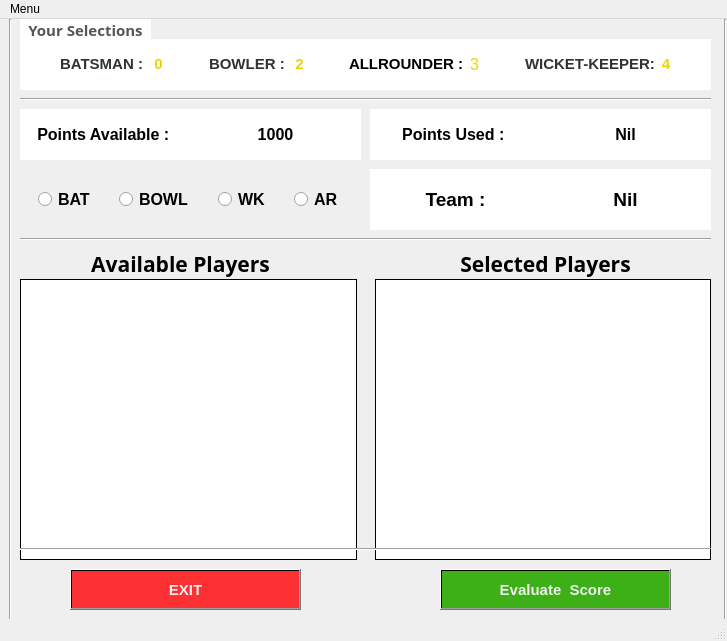
<?xml version="1.0" encoding="UTF-8"?>
<ui version="4.0">
 <class>MainWindow</class>
 <widget class="QMainWindow" name="MainWindow">
  <property name="geometry">
   <rect>
    <x>0</x>
    <y>0</y>
    <width>727</width>
    <height>641</height>
   </rect>
  </property>
  <property name="maximumSize">
   <size>
    <width>730</width>
    <height>16777215</height>
   </size>
  </property>
  <property name="windowTitle">
   <string>MainWindow</string>
  </property>
  <property name="styleSheet">
   <string notr="true"/>
  </property>
  <widget class="QWidget" name="centralwidget">
   <widget class="QWidget" name="horizontalWidget" native="true">
    <property name="geometry">
     <rect>
      <x>20</x>
      <y>20</y>
      <width>691</width>
      <height>51</height>
     </rect>
    </property>
    <property name="styleSheet">
     <string notr="true">background-color: qlineargradient(spread:reflect, x1:0, y1:0, x2:0.983, y2:1, stop:0 rgba(255, 255, 255, 255));
border-color: qlineargradient(spread:reflect, x1:0.311316, y1:0.375, x2:0.658, y2:0.693, stop:0.603448 rgba(0, 0, 0, 230));</string>
    </property>
    <layout class="QHBoxLayout" name="horizontalLayout">
     <item>
      <spacer name="horizontalSpacer">
       <property name="orientation">
        <enum>Qt::Horizontal</enum>
       </property>
       <property name="sizeHint" stdset="0">
        <size>
         <width>18</width>
         <height>20</height>
        </size>
       </property>
      </spacer>
     </item>
     <item>
      <widget class="QLabel" name="label">
       <property name="text">
        <string>&lt;html&gt;&lt;head/&gt;&lt;body&gt;&lt;p align=&quot;justify&quot;&gt;&lt;span style=&quot; font-size:11pt; font-weight:600; color:#2e3436;&quot;&gt;BATSMAN : &lt;/span&gt;&lt;/p&gt;&lt;/body&gt;&lt;/html&gt;</string>
       </property>
      </widget>
     </item>
     <item>
      <widget class="QLabel" name="label_10">
       <property name="text">
        <string>&lt;html&gt;&lt;head/&gt;&lt;body&gt;&lt;p align=&quot;center&quot;&gt;&lt;span style=&quot; font-size:11pt; font-weight:600; color:#edd400;&quot;&gt;0&lt;/span&gt;&lt;/p&gt;&lt;/body&gt;&lt;/html&gt;</string>
       </property>
      </widget>
     </item>
     <item>
      <spacer name="horizontalSpacer_10">
       <property name="orientation">
        <enum>Qt::Horizontal</enum>
       </property>
       <property name="sizeHint" stdset="0">
        <size>
         <width>5</width>
         <height>20</height>
        </size>
       </property>
      </spacer>
     </item>
     <item>
      <widget class="QLabel" name="label_4">
       <property name="text">
        <string>&lt;html&gt;&lt;head/&gt;&lt;body&gt;&lt;p align=&quot;justify&quot;&gt;&lt;span style=&quot; font-size:11pt; font-weight:600; color:#2e3436;&quot;&gt;BOWLER : &lt;/span&gt;&lt;/p&gt;&lt;/body&gt;&lt;/html&gt;</string>
       </property>
      </widget>
     </item>
     <item>
      <widget class="QLabel" name="label_9">
       <property name="text">
        <string>&lt;html&gt;&lt;head/&gt;&lt;body&gt;&lt;p align=&quot;center&quot;&gt;&lt;span style=&quot; font-size:11pt; font-weight:600; color:#edd400;&quot;&gt;2&lt;/span&gt;&lt;/p&gt;&lt;/body&gt;&lt;/html&gt;</string>
       </property>
      </widget>
     </item>
     <item>
      <spacer name="horizontalSpacer_9">
       <property name="orientation">
        <enum>Qt::Horizontal</enum>
       </property>
       <property name="sizeHint" stdset="0">
        <size>
         <width>5</width>
         <height>20</height>
        </size>
       </property>
      </spacer>
     </item>
     <item>
      <widget class="QLabel" name="label_5">
       <property name="text">
        <string>&lt;html&gt;&lt;head/&gt;&lt;body&gt;&lt;p align=&quot;justify&quot;&gt;&lt;span style=&quot; font-size:11pt; font-weight:600;&quot;&gt;ALLROUNDER :&lt;/span&gt;&lt;/p&gt;&lt;/body&gt;&lt;/html&gt;</string>
       </property>
      </widget>
     </item>
     <item>
      <widget class="QLabel" name="label_8">
       <property name="text">
        <string>&lt;html&gt;&lt;head/&gt;&lt;body&gt;&lt;p align=&quot;center&quot;&gt;&lt;span style=&quot; font-size:12pt; color:#edd400;&quot;&gt;3&lt;/span&gt;&lt;/p&gt;&lt;/body&gt;&lt;/html&gt;</string>
       </property>
      </widget>
     </item>
     <item>
      <spacer name="horizontalSpacer_8">
       <property name="orientation">
        <enum>Qt::Horizontal</enum>
       </property>
       <property name="sizeHint" stdset="0">
        <size>
         <width>5</width>
         <height>20</height>
        </size>
       </property>
      </spacer>
     </item>
     <item>
      <widget class="QLabel" name="label_6">
       <property name="styleSheet">
        <string notr="true">font: 75 9pt &quot;Open Sans&quot;;</string>
       </property>
       <property name="text">
        <string>&lt;html&gt;&lt;head/&gt;&lt;body&gt;&lt;p&gt;&lt;span style=&quot; font-size:11pt; font-weight:600; color:#2e3436;&quot;&gt;WICKET-KEEPER:&lt;/span&gt;&lt;/p&gt;&lt;/body&gt;&lt;/html&gt;</string>
       </property>
      </widget>
     </item>
     <item>
      <widget class="QLabel" name="label_7">
       <property name="text">
        <string>&lt;html&gt;&lt;head/&gt;&lt;body&gt;&lt;p align=&quot;center&quot;&gt;&lt;span style=&quot; font-size:11pt; font-weight:600; color:#edd400;&quot;&gt;4&lt;/span&gt;&lt;/p&gt;&lt;/body&gt;&lt;/html&gt;</string>
       </property>
      </widget>
     </item>
     <item>
      <spacer name="horizontalSpacer_2">
       <property name="orientation">
        <enum>Qt::Horizontal</enum>
       </property>
       <property name="sizeHint" stdset="0">
        <size>
         <width>18</width>
         <height>20</height>
        </size>
       </property>
      </spacer>
     </item>
    </layout>
   </widget>
   <widget class="QWidget" name="horizontalLayoutWidget_2">
    <property name="geometry">
     <rect>
      <x>20</x>
      <y>260</y>
      <width>691</width>
      <height>281</height>
     </rect>
    </property>
    <layout class="QHBoxLayout" name="horizontalLayout_3">
     <item>
      <widget class="QListWidget" name="list_1">
       <property name="font">
        <font>
         <family>Ubuntu</family>
         <pointsize>12</pointsize>
         <weight>75</weight>
         <bold>true</bold>
        </font>
       </property>
       <property name="styleSheet">
        <string notr="true">border-color: qlineargradient(spread:reflect, x1:0.311316, y1:0.375, x2:0.658, y2:0.693, stop:0.603448 rgba(0, 0, 26, 255));
background-color: qlineargradient(spread:reflect, x1:0, y1:0, x2:0.983, y2:1, stop:0 rgba(255, 255, 255, 255));</string>
       </property>
      </widget>
     </item>
     <item>
      <widget class="Line" name="line">
       <property name="orientation">
        <enum>Qt::Horizontal</enum>
       </property>
      </widget>
     </item>
     <item>
      <widget class="Line" name="line_2">
       <property name="orientation">
        <enum>Qt::Horizontal</enum>
       </property>
      </widget>
     </item>
     <item>
      <widget class="QListWidget" name="list_2">
       <property name="font">
        <font>
         <family>Ubuntu</family>
         <pointsize>12</pointsize>
         <weight>75</weight>
         <bold>true</bold>
        </font>
       </property>
       <property name="styleSheet">
        <string notr="true">border-color: qlineargradient(spread:reflect, x1:0.311316, y1:0.375, x2:0.658, y2:0.693, stop:0.603448 rgba(0, 0, 26, 255));
background-color: qlineargradient(spread:reflect, x1:0, y1:0, x2:0.983, y2:1, stop:0 rgba(255, 255, 255, 255));</string>
       </property>
      </widget>
     </item>
    </layout>
   </widget>
   <widget class="QLabel" name="label_14">
    <property name="geometry">
     <rect>
      <x>190</x>
      <y>90</y>
      <width>171</width>
      <height>51</height>
     </rect>
    </property>
    <property name="font">
     <font>
      <family>Ubuntu</family>
      <pointsize>12</pointsize>
      <weight>75</weight>
      <bold>true</bold>
     </font>
    </property>
    <property name="styleSheet">
     <string notr="true">background-color: rgb(238, 238, 236);
background-color: qlineargradient(spread:reflect, x1:0, y1:0, x2:0.983, y2:1, stop:0 rgba(255, 255, 255, 255));
padding: 0px 0px 0px 0px;</string>
    </property>
    <property name="text">
     <string>&lt;html&gt;&lt;head/&gt;&lt;body&gt;&lt;p align=&quot;center&quot;&gt;1000&lt;/p&gt;&lt;/body&gt;&lt;/html&gt;</string>
    </property>
   </widget>
   <widget class="QLabel" name="label_11">
    <property name="geometry">
     <rect>
      <x>20</x>
      <y>90</y>
      <width>171</width>
      <height>51</height>
     </rect>
    </property>
    <property name="font">
     <font>
      <family>Ubuntu</family>
      <pointsize>12</pointsize>
      <weight>75</weight>
      <bold>true</bold>
     </font>
    </property>
    <property name="styleSheet">
     <string notr="true">background-color: rgb(238, 238, 236);
background-color: qlineargradient(spread:reflect, x1:0, y1:0, x2:0.983, y2:1, stop:0 rgba(255, 255, 255, 255));</string>
    </property>
    <property name="text">
     <string>&lt;html&gt;&lt;head/&gt;&lt;body&gt;&lt;p align=&quot;center&quot;&gt;&lt;span style=&quot; font-size:12pt; font-weight:600;&quot;&gt;Points Available : &lt;/span&gt;&lt;/p&gt;&lt;/body&gt;&lt;/html&gt;</string>
    </property>
   </widget>
   <widget class="QLabel" name="label_15">
    <property name="geometry">
     <rect>
      <x>540</x>
      <y>90</y>
      <width>171</width>
      <height>51</height>
     </rect>
    </property>
    <property name="font">
     <font>
      <family>Ubuntu</family>
      <pointsize>12</pointsize>
      <weight>75</weight>
      <bold>true</bold>
     </font>
    </property>
    <property name="styleSheet">
     <string notr="true">background-color: rgb(238, 238, 236);
background-color: qlineargradient(spread:reflect, x1:0, y1:0, x2:0.983, y2:1, stop:0 rgba(255, 255, 255, 255));
padding: 0px 0px 0px 0px;</string>
    </property>
    <property name="text">
     <string>&lt;html&gt;&lt;head/&gt;&lt;body&gt;&lt;p align=&quot;center&quot;&gt;Nil&lt;/p&gt;&lt;/body&gt;&lt;/html&gt;</string>
    </property>
   </widget>
   <widget class="QLabel" name="label_12">
    <property name="geometry">
     <rect>
      <x>370</x>
      <y>90</y>
      <width>171</width>
      <height>51</height>
     </rect>
    </property>
    <property name="font">
     <font>
      <family>Ubuntu</family>
      <pointsize>12</pointsize>
      <weight>75</weight>
      <bold>true</bold>
     </font>
    </property>
    <property name="styleSheet">
     <string notr="true">background-color: rgb(238, 238, 236);
background-color: qlineargradient(spread:reflect, x1:0, y1:0, x2:0.983, y2:1, stop:0 rgba(255, 255, 255, 255));</string>
    </property>
    <property name="text">
     <string>&lt;html&gt;&lt;head/&gt;&lt;body&gt;&lt;p align=&quot;center&quot;&gt;&lt;span style=&quot; font-size:12pt; font-weight:600;&quot;&gt;Points Used : &lt;/span&gt;&lt;/p&gt;&lt;/body&gt;&lt;/html&gt;</string>
    </property>
   </widget>
   <widget class="QLabel" name="label_13">
    <property name="geometry">
     <rect>
      <x>370</x>
      <y>150</y>
      <width>171</width>
      <height>61</height>
     </rect>
    </property>
    <property name="font">
     <font>
      <family>Ubuntu</family>
      <pointsize>14</pointsize>
      <weight>75</weight>
      <bold>true</bold>
     </font>
    </property>
    <property name="styleSheet">
     <string notr="true">background-color: qlineargradient(spread:reflect, x1:0, y1:0, x2:0.983, y2:1, stop:0 rgba(255, 255, 255, 255));</string>
    </property>
    <property name="text">
     <string>&lt;html&gt;&lt;head/&gt;&lt;body&gt;&lt;p align=&quot;center&quot;&gt;Team  :&lt;/p&gt;&lt;/body&gt;&lt;/html&gt;</string>
    </property>
   </widget>
   <widget class="QLabel" name="label_16">
    <property name="geometry">
     <rect>
      <x>540</x>
      <y>150</y>
      <width>171</width>
      <height>61</height>
     </rect>
    </property>
    <property name="font">
     <font>
      <family>Ubuntu</family>
      <pointsize>14</pointsize>
      <weight>75</weight>
      <bold>true</bold>
     </font>
    </property>
    <property name="styleSheet">
     <string notr="true">background-color: qlineargradient(spread:reflect, x1:0, y1:0, x2:0.983, y2:1, stop:0 rgba(255, 255, 255, 255));</string>
    </property>
    <property name="text">
     <string>&lt;html&gt;&lt;head/&gt;&lt;body&gt;&lt;p align=&quot;center&quot;&gt;Nil&lt;/p&gt;&lt;/body&gt;&lt;/html&gt;</string>
    </property>
   </widget>
   <widget class="Line" name="line_3">
    <property name="geometry">
     <rect>
      <x>20</x>
      <y>70</y>
      <width>691</width>
      <height>20</height>
     </rect>
    </property>
    <property name="orientation">
     <enum>Qt::Horizontal</enum>
    </property>
   </widget>
   <widget class="Line" name="line_4">
    <property name="geometry">
     <rect>
      <x>20</x>
      <y>210</y>
      <width>691</width>
      <height>20</height>
     </rect>
    </property>
    <property name="orientation">
     <enum>Qt::Horizontal</enum>
    </property>
   </widget>
   <widget class="QWidget" name="verticalLayoutWidget">
    <property name="geometry">
     <rect>
      <x>20</x>
      <y>150</y>
      <width>341</width>
      <height>61</height>
     </rect>
    </property>
    <layout class="QHBoxLayout" name="horizontalLayout_2">
     <item>
      <spacer name="horizontalSpacer_3">
       <property name="orientation">
        <enum>Qt::Horizontal</enum>
       </property>
       <property name="sizeHint" stdset="0">
        <size>
         <width>40</width>
         <height>20</height>
        </size>
       </property>
      </spacer>
     </item>
     <item>
      <widget class="QRadioButton" name="rb1">
       <property name="font">
        <font>
         <family>Ubuntu</family>
         <pointsize>12</pointsize>
         <weight>75</weight>
         <bold>true</bold>
        </font>
       </property>
       <property name="styleSheet">
        <string notr="true">color: qlineargradient(spread:reflect, x1:0, y1:0, x2:0.983, y2:1, stop:0 rgba(255, 255, 255, 255));
color: rgb(0, 0, 0);</string>
       </property>
       <property name="text">
        <string>BAT</string>
       </property>
      </widget>
     </item>
     <item>
      <spacer name="horizontalSpacer_11">
       <property name="orientation">
        <enum>Qt::Horizontal</enum>
       </property>
       <property name="sizeHint" stdset="0">
        <size>
         <width>40</width>
         <height>20</height>
        </size>
       </property>
      </spacer>
     </item>
     <item>
      <widget class="QRadioButton" name="rb2">
       <property name="font">
        <font>
         <family>Ubuntu</family>
         <pointsize>12</pointsize>
         <weight>75</weight>
         <bold>true</bold>
        </font>
       </property>
       <property name="styleSheet">
        <string notr="true"/>
       </property>
       <property name="text">
        <string>BOWL</string>
       </property>
      </widget>
     </item>
     <item>
      <spacer name="horizontalSpacer_12">
       <property name="orientation">
        <enum>Qt::Horizontal</enum>
       </property>
       <property name="sizeHint" stdset="0">
        <size>
         <width>40</width>
         <height>20</height>
        </size>
       </property>
      </spacer>
     </item>
     <item>
      <widget class="QRadioButton" name="rb3">
       <property name="font">
        <font>
         <family>Ubuntu</family>
         <pointsize>12</pointsize>
         <weight>75</weight>
         <bold>true</bold>
        </font>
       </property>
       <property name="styleSheet">
        <string notr="true"/>
       </property>
       <property name="text">
        <string>WK</string>
       </property>
      </widget>
     </item>
     <item>
      <spacer name="horizontalSpacer_13">
       <property name="orientation">
        <enum>Qt::Horizontal</enum>
       </property>
       <property name="sizeHint" stdset="0">
        <size>
         <width>40</width>
         <height>20</height>
        </size>
       </property>
      </spacer>
     </item>
     <item>
      <widget class="QRadioButton" name="rb4">
       <property name="font">
        <font>
         <family>Ubuntu</family>
         <pointsize>12</pointsize>
         <weight>75</weight>
         <bold>true</bold>
        </font>
       </property>
       <property name="styleSheet">
        <string notr="true"/>
       </property>
       <property name="text">
        <string>AR</string>
       </property>
      </widget>
     </item>
     <item>
      <spacer name="horizontalSpacer_4">
       <property name="orientation">
        <enum>Qt::Horizontal</enum>
       </property>
       <property name="sizeHint" stdset="0">
        <size>
         <width>40</width>
         <height>20</height>
        </size>
       </property>
      </spacer>
     </item>
    </layout>
    <zorder>rb2</zorder>
    <zorder>rb3</zorder>
    <zorder>rb4</zorder>
    <zorder>rb1</zorder>
   </widget>
   <widget class="QPushButton" name="pb_2">
    <property name="geometry">
     <rect>
      <x>440</x>
      <y>550</y>
      <width>231</width>
      <height>41</height>
     </rect>
    </property>
    <property name="font">
     <font>
      <family>Ubuntu</family>
      <pointsize>11</pointsize>
      <weight>75</weight>
      <bold>true</bold>
     </font>
    </property>
    <property name="styleSheet">
     <string notr="true">background-color: qlineargradient(spread:reflect, x1:0.311316, y1:0.375, x2:0.658, y2:0.693, stop:0.603448 rgba(42, 169, 0, 230));
color: rgb(238, 238, 236);</string>
    </property>
    <property name="text">
     <string>Evaluate  Score</string>
    </property>
   </widget>
   <widget class="QPushButton" name="pb_1">
    <property name="geometry">
     <rect>
      <x>70</x>
      <y>550</y>
      <width>231</width>
      <height>41</height>
     </rect>
    </property>
    <property name="font">
     <font>
      <family>Ubuntu</family>
      <pointsize>11</pointsize>
      <weight>75</weight>
      <bold>true</bold>
     </font>
    </property>
    <property name="styleSheet">
     <string notr="true">background-color: qlineargradient(spread:reflect, x1:0.311316, y1:0.375, x2:0.658, y2:0.693, stop:0.603448 rgba(255, 18, 22, 221));
color: rgb(238, 238, 236);</string>
    </property>
    <property name="text">
     <string>EXIT</string>
    </property>
   </widget>
   <widget class="Line" name="line_5">
    <property name="geometry">
     <rect>
      <x>20</x>
      <y>520</y>
      <width>691</width>
      <height>20</height>
     </rect>
    </property>
    <property name="orientation">
     <enum>Qt::Horizontal</enum>
    </property>
   </widget>
   <widget class="QLabel" name="label_2">
    <property name="geometry">
     <rect>
      <x>20</x>
      <y>0</y>
      <width>131</width>
      <height>21</height>
     </rect>
    </property>
    <property name="font">
     <font>
      <family>Open Sans</family>
      <pointsize>11</pointsize>
      <weight>9</weight>
      <italic>false</italic>
      <bold>false</bold>
     </font>
    </property>
    <property name="styleSheet">
     <string notr="true">font: 75 11pt &quot;Open Sans&quot;;
background-color: qlineargradient(spread:reflect, x1:0, y1:0, x2:0.983, y2:1, stop:0 rgba(255, 255, 255, 255));</string>
    </property>
    <property name="text">
     <string>&lt;html&gt;&lt;head/&gt;&lt;body&gt;&lt;p align=&quot;center&quot;&gt;&lt;span style=&quot; font-weight:600; color:#555753;&quot;&gt;Your Selections&lt;/span&gt;&lt;/p&gt;&lt;/body&gt;&lt;/html&gt;</string>
    </property>
   </widget>
   <widget class="Line" name="line_6">
    <property name="geometry">
     <rect>
      <x>0</x>
      <y>0</y>
      <width>21</width>
      <height>611</height>
     </rect>
    </property>
    <property name="orientation">
     <enum>Qt::Vertical</enum>
    </property>
   </widget>
   <widget class="Line" name="line_7">
    <property name="geometry">
     <rect>
      <x>710</x>
      <y>0</y>
      <width>31</width>
      <height>601</height>
     </rect>
    </property>
    <property name="orientation">
     <enum>Qt::Vertical</enum>
    </property>
   </widget>
   <widget class="QLabel" name="label_3">
    <property name="geometry">
     <rect>
      <x>80</x>
      <y>230</y>
      <width>201</width>
      <height>31</height>
     </rect>
    </property>
    <property name="font">
     <font>
      <family>Raleway</family>
      <pointsize>11</pointsize>
      <weight>75</weight>
      <bold>true</bold>
     </font>
    </property>
    <property name="text">
     <string>&lt;html&gt;&lt;head/&gt;&lt;body&gt;&lt;p align=&quot;center&quot;&gt;&lt;span style=&quot; font-size:16pt;&quot;&gt;Available Players&lt;/span&gt;&lt;/p&gt;&lt;/body&gt;&lt;/html&gt;</string>
    </property>
   </widget>
   <widget class="QLabel" name="label_17">
    <property name="geometry">
     <rect>
      <x>440</x>
      <y>230</y>
      <width>211</width>
      <height>31</height>
     </rect>
    </property>
    <property name="font">
     <font>
      <family>Raleway</family>
      <pointsize>10</pointsize>
      <weight>75</weight>
      <bold>true</bold>
     </font>
    </property>
    <property name="text">
     <string>&lt;html&gt;&lt;head/&gt;&lt;body&gt;&lt;p align=&quot;center&quot;&gt;&lt;span style=&quot; font-size:16pt;&quot;&gt;Selected Players&lt;/span&gt;&lt;/p&gt;&lt;/body&gt;&lt;/html&gt;</string>
    </property>
   </widget>
  </widget>
  <widget class="QMenuBar" name="menubar">
   <property name="geometry">
    <rect>
     <x>0</x>
     <y>0</y>
     <width>727</width>
     <height>25</height>
    </rect>
   </property>
   <widget class="QMenu" name="menuManage_team">
    <property name="title">
     <string>Menu</string>
    </property>
    <addaction name="actionNew_Team"/>
    <addaction name="actionOpen_Team"/>
    <addaction name="actionManage_Team"/>
    <addaction name="actionSave_Team"/>
    <addaction name="separator"/>
    <addaction name="actionClose"/>
   </widget>
   <addaction name="menuManage_team"/>
  </widget>
  <widget class="QStatusBar" name="statusbar"/>
  <action name="actionNew_Team">
   <property name="text">
    <string>New Team</string>
   </property>
   <property name="font">
    <font>
     <family>Raleway</family>
     <pointsize>10</pointsize>
     <weight>75</weight>
     <bold>true</bold>
    </font>
   </property>
  </action>
  <action name="actionEvaluate_Team">
   <property name="text">
    <string>Evaluate Team</string>
   </property>
  </action>
  <action name="actionDelete_Team">
   <property name="text">
    <string>Delete Team</string>
   </property>
  </action>
  <action name="actionClose">
   <property name="text">
    <string>Close</string>
   </property>
   <property name="font">
    <font>
     <family>Raleway</family>
     <pointsize>10</pointsize>
     <weight>75</weight>
     <bold>true</bold>
    </font>
   </property>
  </action>
  <action name="actionManage_Team">
   <property name="text">
    <string>Evaluate Team</string>
   </property>
   <property name="font">
    <font>
     <family>Raleway</family>
     <pointsize>10</pointsize>
     <weight>75</weight>
     <bold>true</bold>
    </font>
   </property>
  </action>
  <action name="actionSave_Team">
   <property name="text">
    <string>Save Team</string>
   </property>
   <property name="font">
    <font>
     <family>Raleway</family>
     <pointsize>10</pointsize>
     <weight>75</weight>
     <bold>true</bold>
    </font>
   </property>
  </action>
  <action name="actionOpen_Team">
   <property name="text">
    <string>Open Team</string>
   </property>
   <property name="font">
    <font>
     <family>Raleway</family>
     <pointsize>10</pointsize>
     <weight>75</weight>
     <bold>true</bold>
    </font>
   </property>
  </action>
 </widget>
 <resources/>
 <connections>
  <connection>
   <sender>actionClose</sender>
   <signal>triggered()</signal>
   <receiver>MainWindow</receiver>
   <slot>close()</slot>
   <hints>
    <hint type="sourcelabel">
     <x>-1</x>
     <y>-1</y>
    </hint>
    <hint type="destinationlabel">
     <x>363</x>
     <y>316</y>
    </hint>
   </hints>
  </connection>
  <connection>
   <sender>pb_1</sender>
   <signal>pressed()</signal>
   <receiver>MainWindow</receiver>
   <slot>close()</slot>
   <hints>
    <hint type="sourcelabel">
     <x>165</x>
     <y>585</y>
    </hint>
    <hint type="destinationlabel">
     <x>363</x>
     <y>316</y>
    </hint>
   </hints>
  </connection>
 </connections>
</ui>
